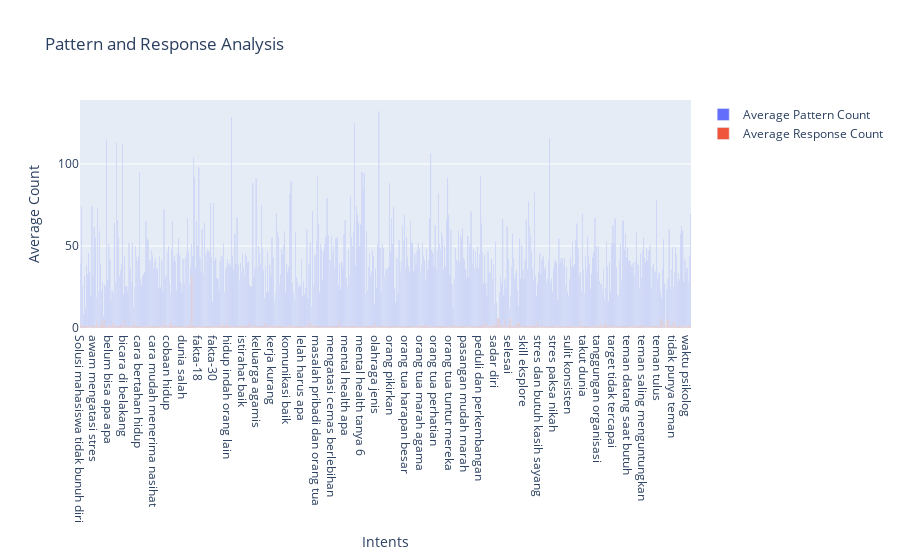

Here is the notebook cell this chart was saved with:
### Code cell
df['pattern_count'] = df['patterns'].apply(lambda x: len(x))
df['response_count'] = df['responses'].apply(lambda x: len(x))
avg_pattern_count = df.groupby('tag')['pattern_count'].mean()
avg_response_count = df.groupby('tag')['response_count'].mean()

fig = go.Figure()
fig.add_trace(go.Bar(x=avg_pattern_count.index, y=avg_pattern_count.values, name='Average Pattern Count'))
fig.add_trace(go.Bar(x=avg_response_count.index, y=avg_response_count.values, name='Average Response Count'))
fig.update_layout(title='Pattern and Response Analysis', xaxis_title='Intents', yaxis_title='Average Count')
fig.show()

### Figure 1 — Plotly figure (JSON) as saved in the notebook; plotly's stock layout.template omitted (floating-point values rounded to 4 significant figures; data arrays with more than 128 entries replaced by an {"elided": "..."} marker saying what was removed)
{"data": [{"name": "Average Pattern Count", "type": "bar", "x": {"elided": "577 str values"}, "y": {"elided": "577 float values"}}, {"name": "Average Response Count", "type": "bar", "x": {"elided": "577 str values"}, "y": {"elided": "577 int values"}}], "layout": {"title": {"text": "Pattern and Response Analysis"}, "xaxis": {"title": {"text": "Intents"}}, "yaxis": {"title": {"text": "Average Count"}}}}
